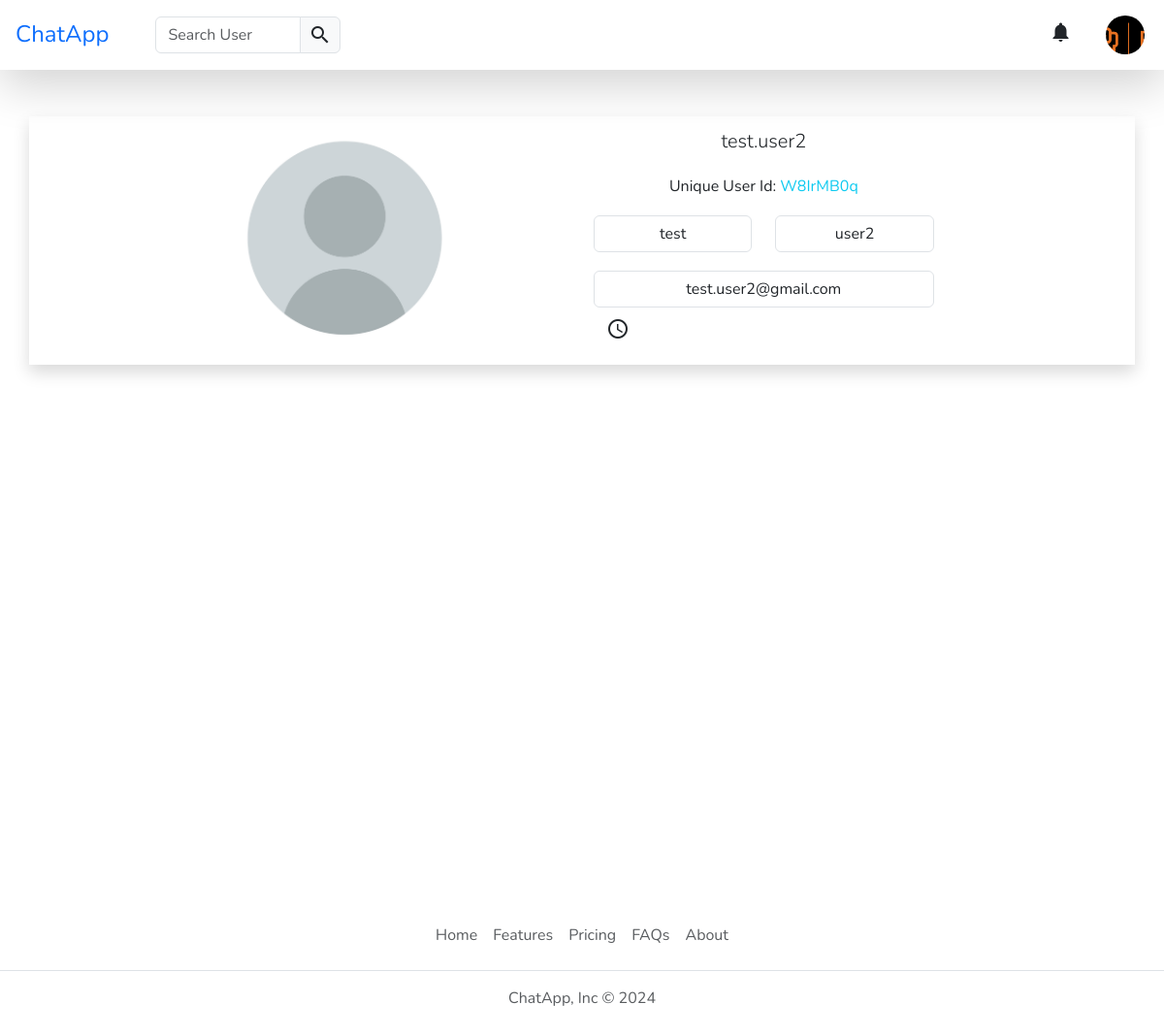
Page /account/profile/test.user2/ (signed in) on the committed database.
### account/models.py (models this page shows, shortened)
class UserAccount(AbstractBaseUser):
    id = models.CharField(
            max_length=8,
            primary_key=True,
            default=generate_unique_username
    )
    first_name = models.CharField(
        max_length=10,
        blank=False,
        null=False
    )
    last_name = models.CharField(
        max_length=10,
        blank=False,
        null=False
    )
    username = models.CharField(max_length=30, unique=True)
    email = models.EmailField(
        verbose_name="email",
        max_length=60,
        unique=True
    )
    date_joined = models.DateTimeField(
        verbose_name='date joined',
        auto_now_add=True,
        editable=False
    )
    last_login = models.DateTimeField(
        verbose_name='last login',
        auto_now=True
    )
    is_admin = models.BooleanField(default=False)
    is_active = models.BooleanField(default=True)
    is_staff = models.BooleanField(default=False)
    is_superuser = models.BooleanField(default=False)
    profile_image = models.ImageField(
        max_length=255,
        upload_to=get_profile_image_filepath,
        default=get_profile_image,
        null=True,
        blank=True
    )
    USERNAME_FIELD = 'username'
    REQUIRED_FIELDS = ['first_name','last_name','email',]
    objects = UserAccountManager()
    def __str__(self):
        return f'{self.username}'

### account/views.py (the view)
class ProfileView(LoginRequiredMixin, DetailView):
    model = UserAccount
    template_name = 'account/profile.html'
    def get_object(self):
        username = self.kwargs.get('username')
        try:
            return UserAccount.objects.get(username=username)
        except UserAccount.DoesNotExist:
            raise Http404("User does not exist")
    def get_context_data(self, **kwargs):
        user = self.get_object()
        logged_in_user = self.request.user
        context = super().get_context_data(**kwargs)
        friend:Friend = Friend.objects.get_or_create(user=user)[0]
        context['user'] = user
        context['is_friend'] = logged_in_user in friend.friends.all()
        context['request_pending'] = FriendRequest.objects.filter(from_user=logged_in_user, to_user=user).exists()
        context['friends_count'] = friend.friends.count() if logged_in_user == user else ''
        return context

### account/templates/account/profile.html (shortened to what this page needs)
{% extends "base.html" %}
{% load static %}
{% block content %}
<div class="container h-full">
	<div class="row mt-5 justify-content-center h-100 shadow p-2">
		<div class="col-md-6 col-lg-4 col-12">
			<div class="d-flex justify-content-center justify-content-md-start">
				<div style="width: 30dvh; height: 30dvh;">
					<img class="rounded-circle img_edit w-100 h-100" src="{{ user.profile_image.url }}"
						alt="Profile Image" loading="lazy">
				</div>
			</div>
		</div>
		<div class="col-md-6 col-lg-4 col-10 d-flex text-center">
			<div class="h-100 w-100 d-md-flex d-lg-flex flex-column justify-content-evenly user-select-none">
				<div class="d-flex align-items-center justify-content-center mb-3">
					<p class="lead mt-2 mt-md-0 mb-0 mt-lg-0 w-100">
						<span class="tex-center">{{ user }}</span>
					</p>
				</div>
				<p>Unique User Id:
					<span class="text-info">{{ user.id }}</span>
				</p>
				<div class="row">
					<div class="col">
						<span class="form-control">{{ user.first_name }}</span>
					</div>
					<div class="col">
						<span class="form-control">{{ user.last_name }}</span>
					</div>
				</div>
				<div class="form-group mt-3">
					<span type="email" class="form-control">{{ user.email }}</span>
				</div>
				{% if user.id == request.user.id %}
				<div class="form-group mt-3">
					<a href="{% url 'friend:all' %}" class="float-start">
						<button type="button" class="btn btn-primary position-relative">My Friends
							<span
								class="position-absolute top-0 start-100 translate-middle badge rounded-pill text-primary" style="background-color: var(--bs-body-bg);">{{friends_count}}</span>
						</button>
					</a>
					<a href="{% url 'account:password_change' %}" class="float-end">
						<button type="button" class="btn btn-warning">Change Password</button>
					</a>
				</div>
				{% else %}
				<div {% if is_friend %}
					class="form-group mt-3 d-flex justify-content-around">
					<button id="unfriend-btn" class="btn text-danger" data-bs-toggle="tooltip" data-bs-placement="bottom"
						title="Unfriend {{user.username}}">
						<span class="material-icons">person_remove</span>
					</button>
					<script>{% include 'friend/snippets/unfriend.js' %}</script>
					<button class="btn text-info" data-bs-toggle="tooltip" data-bs-placement="bottom" title="Chat">
						<span class="material-icons">chat</span>
					</button>
					{% else %}
					class="text-start">
						{% if request_pending %}
						<button id="cancel-request-btn" class="btn" data-bs-toggle="tooltip" data-bs-placement="bottom"
							title="Pending Friend Request">
							<span class="material-icons">schedule</span>
						</button>
						{% else %}
						<button id="addfriend-btn" class="btn text-success" data-bs-toggle="tooltip" data-bs-placement="right"
							title="Friend {{user.username}}">
							<span class="material-icons">person_add</span>
						</button>
						<script>{% include 'friend/snippets/addfriend.js' %}</script>
						{% endif %}
					{% endif %}
				</div>
				{% endif %}
			</div>
		</div>
	</div>
</div>
{% endblock content %}

### templates/snippets/header.html (shortened to what this page needs)
{% load static %}
{% load humanize %}
<header class="p-3 shadow-lg mb-3 sticky-top z-3">
	<div class="bs5-container-fluid">
		<div class="row justify-content-between align-items-center">
			<div
				class="col-md-6 col-lg-6 col-12 d-flex flex-md-row flex-lg-row flex-row justify-content-between justify-content-md-start mb-md-0 mb-lg-0 mb-3">
				<a class="fs-4 me-md-5 me-lg-5 mb-md-0 mb-lg-0" href="/">ChatApp</a>
				<form class="col-8 col-md-6 col-lg-4" autocomplete="off" role="search" method="post">
					<div class="input-group">
						<input class="form-control" type="search" name="search" id="user_search"
							placeholder="Search User" maxlength="10" />
						<div class="input-group-text user-select-none px-2">
							<span class="material-icons">search</span>
						</div>
					</div>
				</form>
			</div>
			<div
				class="col-md-4 col-lg-3 col-12 d-flex flex-row justify-content-between align-items-center user-select-none px-3">
				<button
					class="btn d-flex align-items-center switch-theme w-50 text-primary justify-content-start justify-content-lg-end justify-content-md-end ps-0">
				</button>
				{% if request.user.is_authenticated %}
				<div id="notifications" class="dropdown text-end">
					<button type="button" class="btn position-relative align-items-center dropdown-toggle p-1 border-0" data-bs-toggle="dropdown" aria-expanded="false">
						<span class="material-icons">notifications</span>
					</button>
				</div>
				<div class="dropdown text-end">
					<a href="#" class="d-block link-body-emphasis text-decoration-none dropdown-toggle"
						data-bs-toggle="dropdown" aria-expanded="false">
						<img src="{{request.user.profile_image.url}}" alt="User Profile Image" width="40" height="40"
							class="rounded-circle" loading="lazy" />
					</a>
				</div>
			</div>
			{% endif %}
		</div>
	</div>
</header>

### templates/base.html (style rules this page uses)
* { font-family: "Nunito", sans-serif; }
a { cursor: pointer !important; text-decoration: none !important; color: invert; }
div.h-full { min-height: 100dvh !important; }

### templates/snippets/header.html (style rules this page uses)
.dropdown-toggle::after { display: none; }

### account/templates/account/profile.html (style rules this page uses)
div.container { min-height: 100dvh; }

### rows in the picture
UserAccount: user.profile_image (picture)
UserAccount: profile_image (placeholder picture), username "test.user2", id "W8IrMB0q", first_name "test", last_name "user2", email "test.user2@gmail.com"
